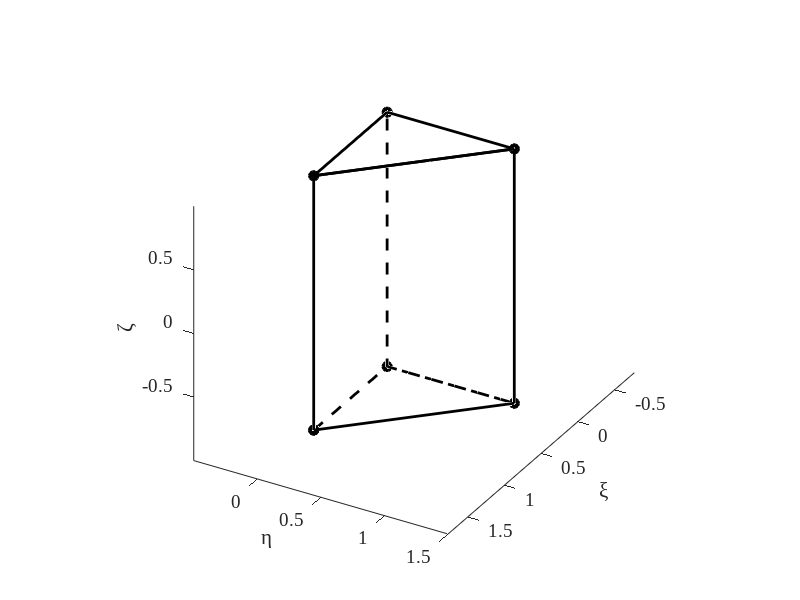

The MATLAB script that drew this image:
clear
close all

LW = 2;
FN = 'Times New Roman';
FS = 14;

tri_front = [...
    1,0,-1;
    0,1,-1;
    0,1,1;
    0,0,1;
    1,0,1;
    0,1,1;
    1,0,1;
    1,0,-1];

tri_back = [...
    1,0,-1;
    0,0,-1;
    0,1,-1;
    0,0,-1;
    0,0,1];
    

figure
hold on
plot3(tri_front(:,1),tri_front(:,2),tri_front(:,3),...
    '-o','Color','k','MarkerFaceColor','k','LineWidth',LW)
plot3(tri_back(:,1),tri_back(:,2),tri_back(:,3),...
    '--o','Color','k','MarkerFaceColor','k','LineWidth',LW)
hold off
axis equal
view([120,30])
xlabel('\xi')
ylabel('\eta')
zlabel('\zeta')
set(gca,'FontName',FN,'FontSize',FS)
print(gcf,'../figs/Wref.eps','-depsc2')
close(gcf)